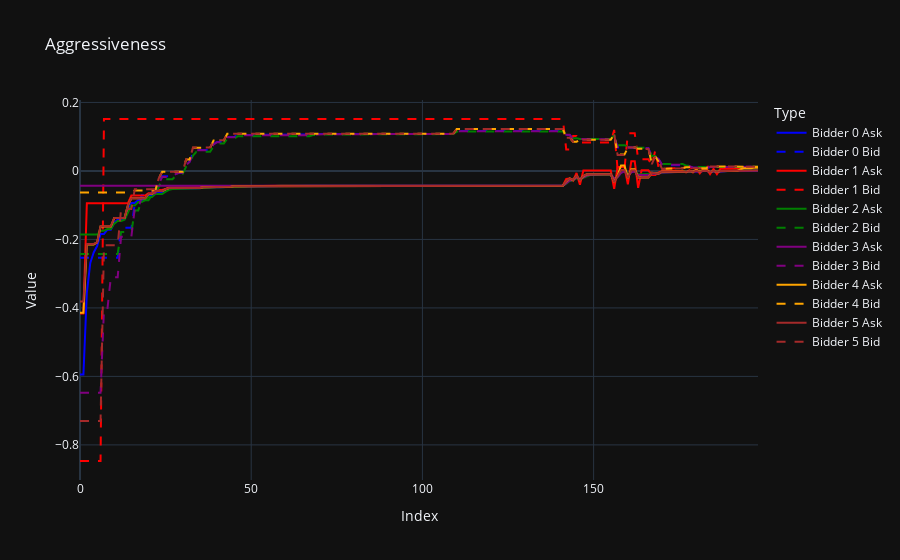

This figure's notebook cell:
### Code cell
### Aggressiveness

fig = go.Figure()

for bidder in range(n):
    fig.add_trace(go.Scatter(
        #x=bid_data['index'],
        y=df_ask_agg[f'bidder_{bidder}'],
        mode='lines',
        name=f'Bidder {bidder} Ask',
        line=dict(width=2, color=colors[bidder])  # Adjust line width if necessary
    ))
    
    fig.add_trace(go.Scatter(
        #x=bid_data['index'],
        y=df_bid_agg[f'bidder_{bidder}'],
        mode='lines',
        name=f'Bidder {bidder} Bid',
        line=dict(width=2, color=colors[bidder], dash='dash')  # Adjust line width if necessary
    ))

# Update layout
fig.update_layout(
    title='Aggressiveness',
    xaxis_title='Index',
    yaxis_title='Value',
    legend_title='Type'
)

# Show the plot
fig.show()

### Figure 1 — Plotly figure (JSON) as saved in the notebook; plotly's stock layout.template omitted (floating-point values rounded to 4 significant figures; data arrays with more than 128 entries replaced by an {"elided": "..."} marker saying what was removed)
{"data": [{"line": {"color": "blue", "width": 2}, "mode": "lines", "name": "Bidder 0 Ask", "y": {"elided": "199 float values"}, "type": "scatter"}, {"line": {"color": "blue", "dash": "dash", "width": 2}, "mode": "lines", "name": "Bidder 0 Bid", "y": {"elided": "199 float values"}, "type": "scatter"}, {"line": {"color": "red", "width": 2}, "mode": "lines", "name": "Bidder 1 Ask", "y": {"elided": "199 float values"}, "type": "scatter"}, {"line": {"color": "red", "dash": "dash", "width": 2}, "mode": "lines", "name": "Bidder 1 Bid", "y": {"elided": "199 float values"}, "type": "scatter"}, {"line": {"color": "green", "width": 2}, "mode": "lines", "name": "Bidder 2 Ask", "y": {"elided": "199 float values"}, "type": "scatter"}, {"line": {"color": "green", "dash": "dash", "width": 2}, "mode": "lines", "name": "Bidder 2 Bid", "y": {"elided": "199 float values"}, "type": "scatter"}, {"line": {"color": "purple", "width": 2}, "mode": "lines", "name": "Bidder 3 Ask", "y": {"elided": "199 float values"}, "type": "scatter"}, {"line": {"color": "purple", "dash": "dash", "width": 2}, "mode": "lines", "name": "Bidder 3 Bid", "y": {"elided": "199 float values"}, "type": "scatter"}, {"line": {"color": "orange", "width": 2}, "mode": "lines", "name": "Bidder 4 Ask", "y": {"elided": "199 float values"}, "type": "scatter"}, {"line": {"color": "orange", "dash": "dash", "width": 2}, "mode": "lines", "name": "Bidder 4 Bid", "y": {"elided": "199 float values"}, "type": "scatter"}, {"line": {"color": "brown", "width": 2}, "mode": "lines", "name": "Bidder 5 Ask", "y": {"elided": "199 float values"}, "type": "scatter"}, {"line": {"color": "brown", "dash": "dash", "width": 2}, "mode": "lines", "name": "Bidder 5 Bid", "y": {"elided": "199 float values"}, "type": "scatter"}], "layout": {"title": {"text": "Aggressiveness"}, "xaxis": {"title": {"text": "Index"}}, "yaxis": {"title": {"text": "Value"}}, "legend": {"title": {"text": "Type"}}}}
